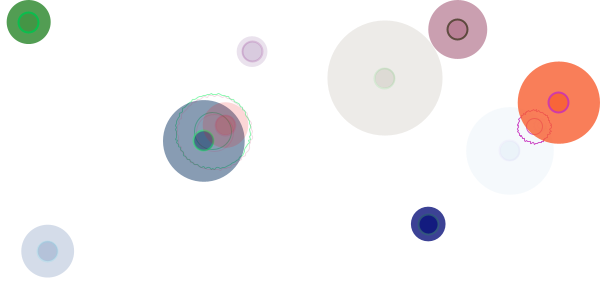
Frame 1 (no input)
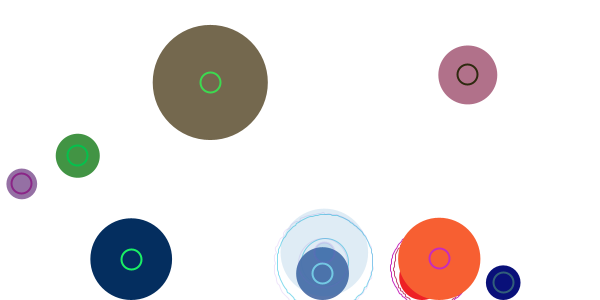
Frame 60 (the mouse pressed at the canvas centre just before this capture)
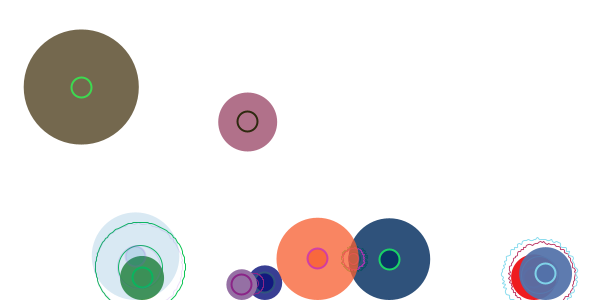
Frame 120 (the mouse held since frame 60 and released just before this capture)

The Processing sketch that drew these frames (run headless with seeded random() and noise(); from frame 60 on, the mouse is pressed at the canvas centre):

// Processing sketch: processing_123998
// ── processing_123998.pde

//Complexity
//Fall, Falling, Fallen 
//Test 019 [Date:20131210] Wayne Lin
//e-mail:ration.Lin@gmail.com
//N76014045 æ��ç��å��
//Reference: Generative Art(Pearson2011), in-class practice from Nik Chien


int _num = 10;
float radius = 6;
Circle[] _circleArr = {
}; 

void setup() {
  size(600, 300);
  background(255);
  smooth();
  strokeWeight(1);
  fill(150, 50);
  drawCircles();
}

void draw() {
  background(255);
  for (int i=0; i<_circleArr.length; i++) {
    Circle thisCirc = _circleArr[i];
    thisCirc.updateMe();
  }
}

void mouseReleased() {
  drawCircles();
}

void drawCircles() {
  for (int i=0; i<_num; i++) { 
    Circle thisCirc = new Circle();
    thisCirc.drawMe();
    _circleArr =(Circle[])append(_circleArr, thisCirc);
  }
}

//==========Object==========================================

class Circle {
  float x, y;
  float radius;
  color linecol, fillcol;
  float alph;
  float xmove, ymove;

  Circle() {
    x = random(width);
    y = random(height);
    radius = random(50) + 10;
    linecol = color(random(255), random(255), random(255));
    fillcol = color(random(255), random(190), random(234));
    alph = random(255);
    xmove = random(10)-5;
    ymove = random(5);
  }
  float customNoise(float value) {
    int count=int (value%(random(10)));
    float retValue=pow(sin(value), count);
    return retValue;
  }

  void drawMe() {
    noStroke();
    fill(fillcol, alph);
    ellipse(x, y, radius*2, radius*2);
    stroke(linecol, alph);
    strokeWeight(2);
    ellipse(x, y, 20, 20);
  }

  void updateMe() {
    x += xmove;
    y += ymove;

    if (x > width-radius) { 
      x=width-radius;
      xmove = -xmove;
    }
    if (x <= radius) { 
      x=radius;
      xmove = -xmove;
    }
    if (y > height-radius) { 
      y=height-radius;
    }
    if (y <= radius) { 
      y=radius;
      ymove = -ymove;
    }

    boolean touching = false;
    for (int i=0; i<_circleArr.length; i++) {
      Circle otherCirc = _circleArr[i];
      if (otherCirc != this) {
        float dis = dist(x, y, otherCirc.x, otherCirc.y);
        float overlap = dis- radius- otherCirc.radius;
        if (overlap < 0) {
          float midx, midy;
          midx= (x+ otherCirc.x)/2;
          midy= (y + otherCirc.y)/2;
          noFill();
          overlap *= -1;
          stroke(linecol, alph);
          strokeWeight(1);
          ellipse(midx, midy, overlap, overlap);
          float x1, y1;
          float noiseval=random(25);
          float radVariance, thisRadius, rad;

          beginShape();     
          for (float ang=0; ang<=360; ang+=3) {
            radVariance = customNoise(noiseval);
            thisRadius = overlap+radVariance;           
            rad = radians(ang);                                 
            x1 = midx + (thisRadius * cos(rad));
            y1 = midy + (thisRadius * sin(rad));
            curveVertex(x1, y1);
          }
          endShape(CLOSE);
          
          touching = true;
          break;
        }
      }
    }
    if (touching) {
      if (alph > 0) { 
        alph--;
      }
    } 
    else {
      if (alph<255) { 
        alph += 10;
      }
    }
    drawMe();
  }
}
